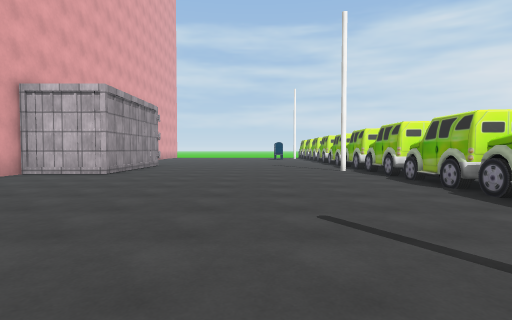
[1] (above)

16 first-person views from a walk through a scene from a Unity 3-D project. The camera is 1.3 m above the floor, tilts 2° down and sees 80° across. The floor is counted in squares, 2 m on a side. Each view is taken from the middle of a square. On the plan, view 1 faces up. The plan holds only what a view shows up to about 10 squares ahead; the rest is blank. The place goes on beyond the plan. The player character is not drawn. Some animated figures are not drawn. Some surface patterns are stand-ins.

[2]
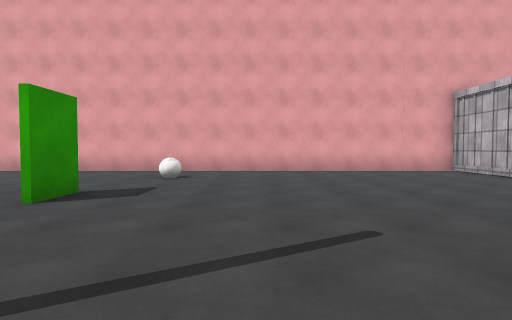

[3]
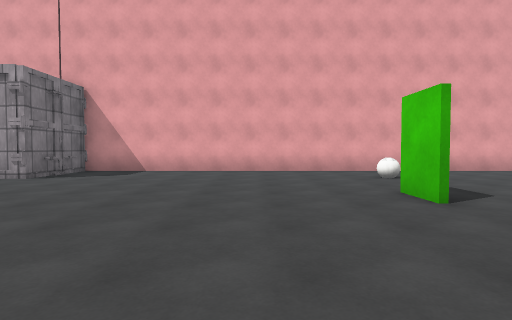

[4]
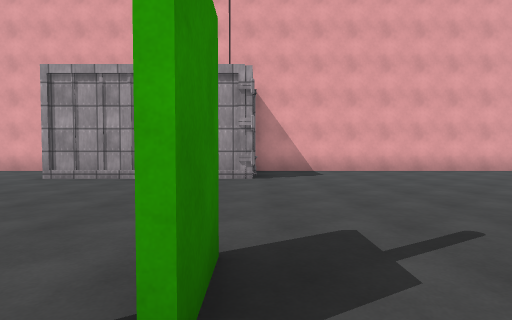

[5]
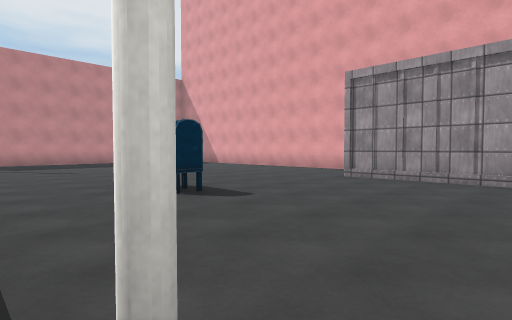

[6]
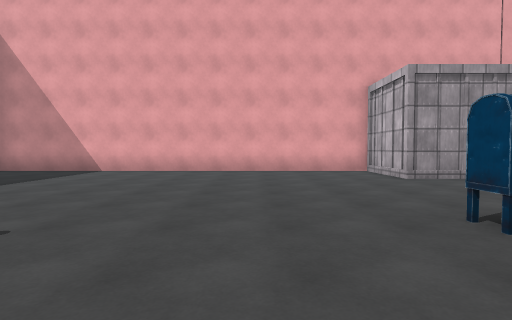

[7]
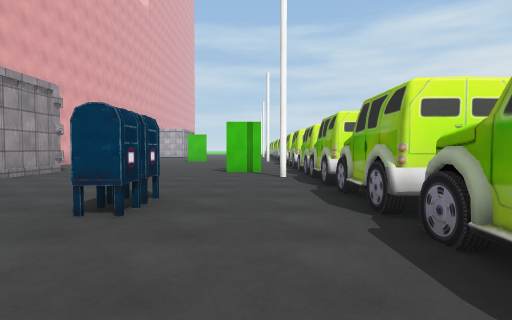

[8]
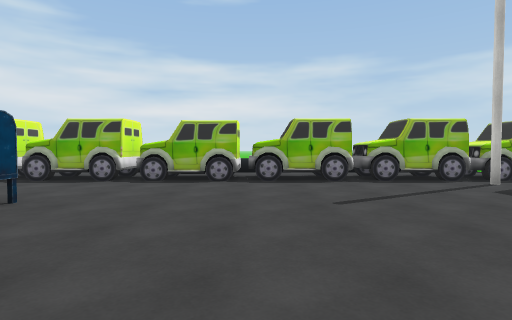

[9]
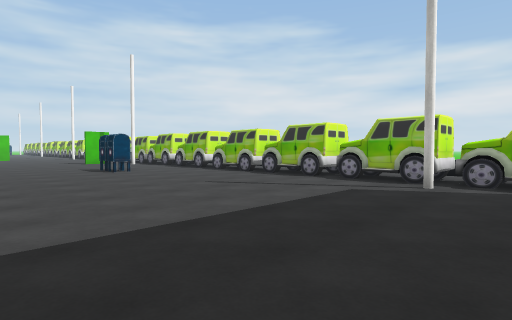

[10]
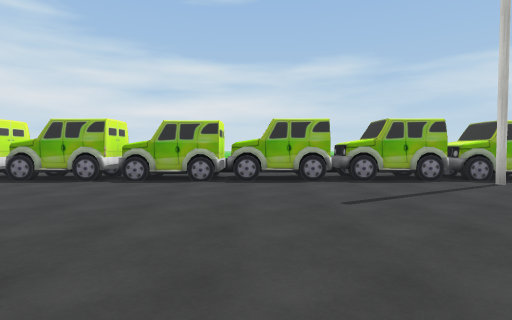

[11]
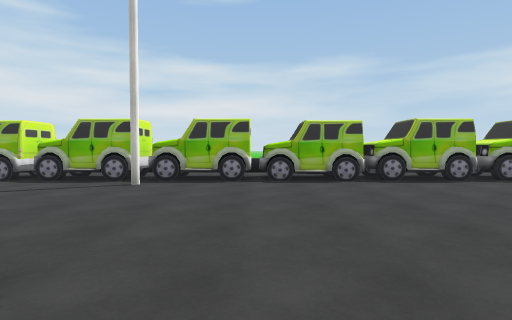

[12]
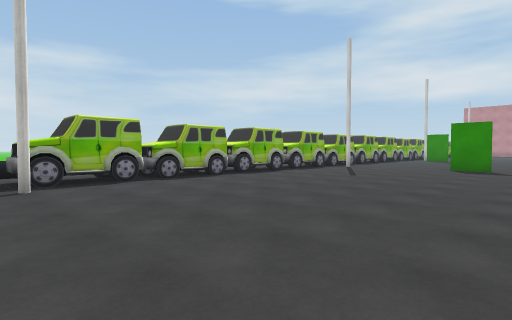

[13]
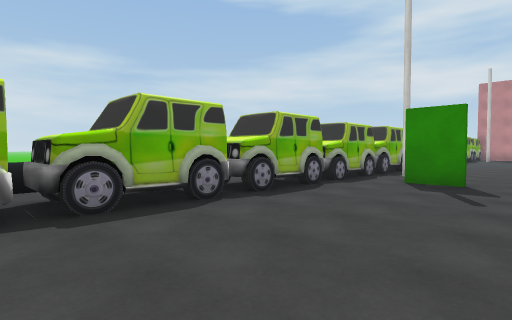

[14]
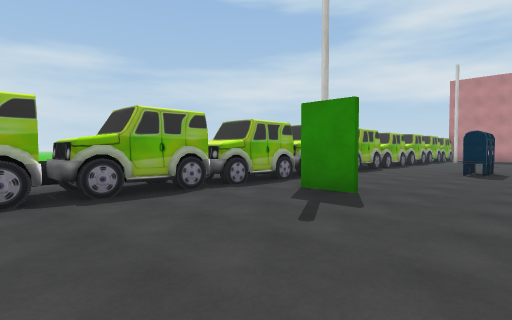

[15]
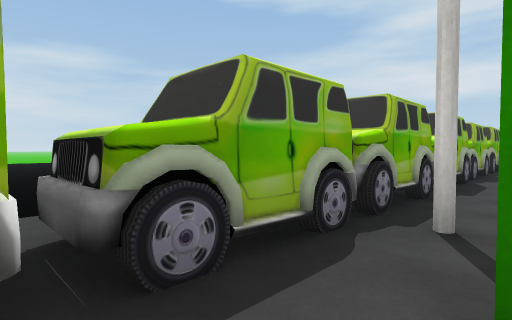

[16]
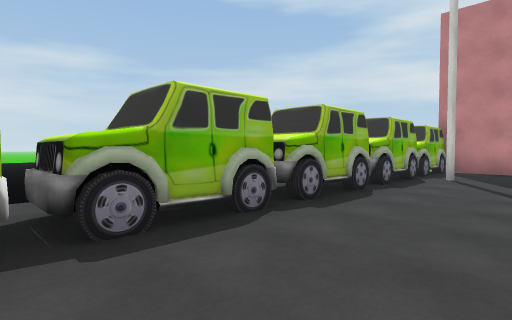

### Floor plan
Key: @ floor where view 1 was taken; # wall or solid block; . floor; C car; N container; B ball; M mailbox.
Columns run from 6 left of view 1 to 8 right of it. Each row starts with its distance up from view 1.
 10   #......C#.
  9  ##.......C..
  8 ##N....... ..
  7 #.........#..
  6 #.........C.
  5 #.........C..
  4 #.........C..
  3 #......... .
  2 #.........C.
  1 #......... .
  0 #.B...@...#.
 -1 #....#....C.
 -2 #.........C.
 -3 #.........C....
 -4 #.........
 -5 #.........C...
 -6 #.........#...
 -7 #.........#..
 -8 #N#.....#.C....
 -9   #.......C.
-10   #.......C
-11   #.......
-12   #.......#.
-13 #.....M...C.
-14 #.....M...#.
-15 #.........C....
-16 #.........C.
-17 #.........C..
-18 #......... ..
-19 #.........#.
-20 #.........C.
-21 #.........#.
-22 #.........C.
-23 #. ......CC.

Where each view was taken, in squares from view 1:
view 1: 0 up, 0 right, facing up
view 2: 2 up, 3 right, facing left
view 3: 3 down, 3 right, facing left
view 4: 8 down, 3 right, facing left
view 5: 9 down, 3 right, facing down-left
view 6: 16 down, 3 right, facing left
view 7: 17 down, 2 right, facing up
view 8: 17 down, 3 left, facing right
view 9: 23 down, 3 left, facing up-right
view 10: 4 up, 3 left, facing right
view 11: 7 up, 3 left, facing right
view 12: 10 up, 3 left, facing down-right
view 13: 2 down, 0 right, facing down-right
view 14: 4 down, 1 left, facing down-right
view 15: 7 down, 2 right, facing down-right
view 16: 14 down, 1 right, facing down-right
